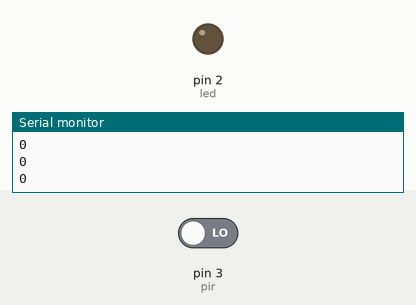
Recording of a sketch running on a simulated Arduino Uno, built with avr-gcc and run on an emulated ATmega328P. Shown: output pins drawn as LEDs (lit = HIGH), the last lines printed to the serial monitor. The inputs (shaded band) are chosen by the test bench; at power-on: pin 3 (pir) LOW.

Above: at 1.2 s.
1.3 s: pin 3 (pir) driven HIGH
At 2.5 s:
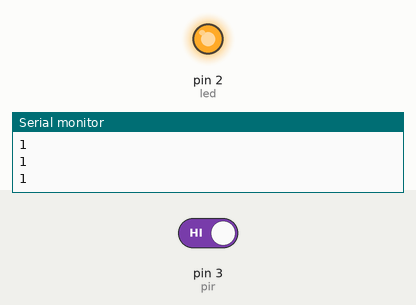
2.9 s: pin 3 (pir) driven LOW
At 3.8 s:
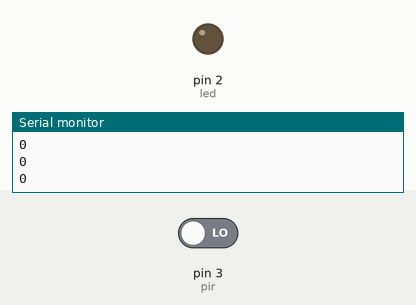
Timing chart, 0 to 5.9 s (numbered marks = the images above; inputs shaded):
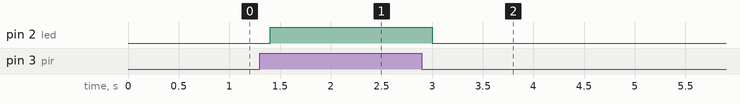

Measured:
- after the input at 1.3 s, pin 2 (led): LOW → HIGH after 0.10 s
- after the input at 2.9 s, pin 2 (led): HIGH → LOW after 0.10 s

The sketch:

brilliant_tumelo_blorr1.ino
```cpp
int led = 2;
int pir = 3;

void setup()
{
  pinMode(led, OUTPUT);
  pinMode(pir,INPUT);
  Serial.begin(9600);
}

void loop()
{
  int value = digitalRead(pir);
  Serial.println(value);
  delay(100);


if (value == 1)
{
  digitalWrite(led,HIGH);
}

else
  {
  digitalWrite(led,LOW);
}
}
  
```
